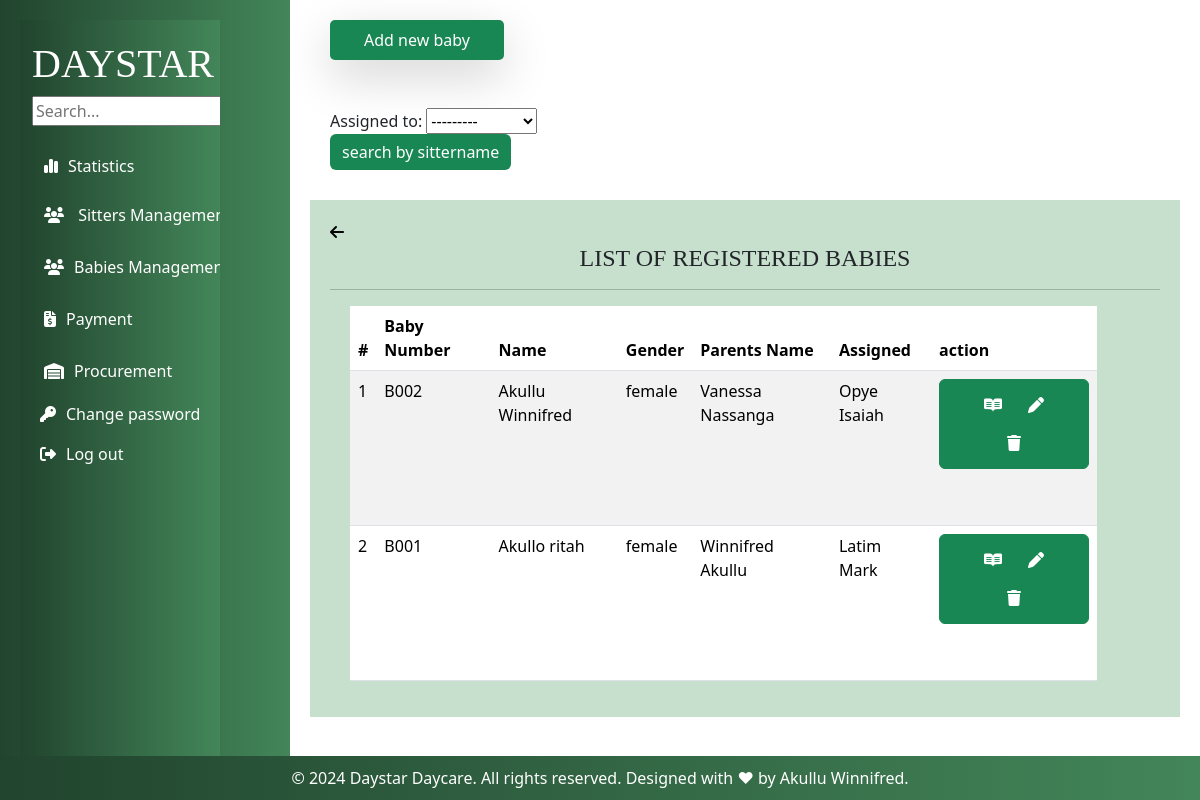
The page /all_babies/ (signed in) on the database as committed earlier.
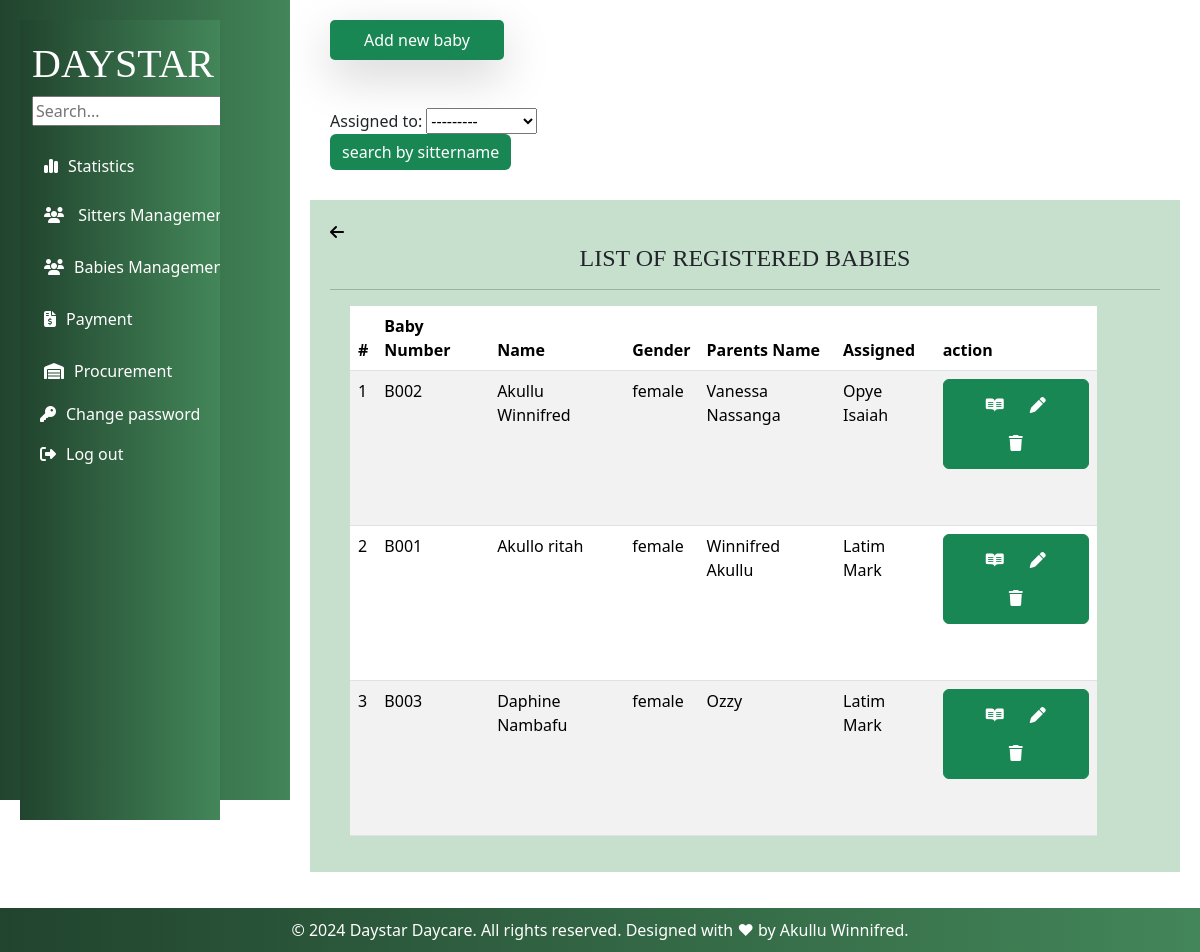
The same page on the database as committed later.
### myapp/models.py (models this page shows, shortened)
class RegisterBaby(models.Model):
    GENDER_CHOICES = (
         ('male', 'Male'),
        ('female', 'Female'),
     )
    name = models.CharField(max_length=200,validators=[validate_letters])
    Baby_Number = models.CharField(max_length=200,unique=True,blank=False, null=True)
    gender = models.CharField(max_length=10,choices=GENDER_CHOICES)
    age = models.IntegerField(default=0)
    Period_of_stay = models.ForeignKey(Categorystay, on_delete=models.CASCADE)
    location = models.CharField(max_length=100)
    Parents_Name = models.CharField(max_length=200,validators=[validate_letters])
    Period_of_stay = models.ForeignKey(Categorystay, on_delete=models.CASCADE)
    Brought_by = models.CharField(max_length=200,validators=[validate_letters])
    Fee_in_UGX = models.IntegerField()
    Assigned_to = models.ForeignKey(BabySitterattendance, on_delete=models.CASCADE)
    Time_In = models.DateTimeField()

class BabySitterattendance(models.Model):
    sitter_Number = models.CharField(max_length=200,unique=True)
    name = models.ForeignKey(BabySitter, on_delete=models.CASCADE)
    date = models.DateField(default=timezone.now)
    attendance_status = models.CharField(max_length=10,default= 'Onduty')
    def __str__(self):
        return str(self.name)

class BabySitter(models.Model):
    GENDER_CHOICES = (
         ('male', 'Male'),
        ('female', 'Female'),
     )
    name = models.CharField(max_length=200,validators=[validate_letters])
    gender = models.CharField(max_length=10,choices=GENDER_CHOICES)
    location = models.CharField(max_length=10, default='kabalagala')
    Date_Of_Birth = models.DateField(default=timezone.now)
    NIN = models.CharField(max_length=14,validators=[validate_NIN_length])
    Religion = models.CharField(max_length=30, null=True, blank=True,verbose_name="Religion(optional)")
    Level_Of_Education = models.CharField(max_length=200,choices=(
        ('Certificate', 'Certificate'),
        ('Diploma', 'Diploma'),
        ('Degree', 'Degree'),
        ('Others', 'Others'),
    ))
    Contact = models.CharField(max_length=10,validators=[validate_contact_length])
    Sitter_Number = models.CharField(max_length=200,unique=True,blank=False, null=True)
    Next_Of_Kin = models.CharField(max_length=200,validators=[validate_letters])
    Recommenders_Name = models.CharField(max_length=200,validators=[validate_letters])
    Recommenders_Contact = models.CharField(max_length=10,validators=[validate_contact_length])
    def __str__(self):
        return self.name

### myapp/views.py (the view)
# urls.py: path('all_babies/',views.all_babies,name='all_babies'),
@login_required
def all_babies(request):
   babies =RegisterBaby.objects.all().order_by('id')
   baby_filter=Baby_Filter(request.GET,queryset = babies)
   babies = baby_filter.qs
   return render(request,'babies/all_babies.html',{'babies':babies,'baby_filter':baby_filter})

### myapp/templates/babies/all_babies.html (shortened to what this page needs)
{% extends 'base.html' %}
{% block content %}
<button class="p-2 bg-teal-500 rounded-lg shadow-lg bg bg-success"
    style="margin-left: 20px; border-radius: 5px; border: #B4BDFF; width: 20%; height: 5%;"><a
        style="color: white; text-decoration: none;" href="/babyreg">Add new baby</a></button>
<br><br><br>
<form method="GET" style="margin-left: 20px;">
    {{ baby_filter.form }}
    <input type="submit" value="search by sittername" class="btn btn-primary bg bg-success" style="border: none;">
</form>
<div class="container">
    <div>
        <a href="{% url 'all_babies' %}"> <i class="fa-solid fa-arrow-left" style="color: black;"></i></a>
    </div>
    <h4 class="text-center" style="font-family: Georgia, 'Times New Roman', Times, serif;">LIST OF REGISTERED BABIES
    </h4>
    <hr>
    <table class="table table-striped" style="width: 90%; margin-left: 20px;">
        <thead>
            <tr>
                <th>#</th>
                <th>Baby Number</th>
                <th>Name</th>
                <th>Gender</th>
                <th>Parents Name</th>
                <th>Assigned</th>
                <th>action</th>
            </tr>
        </thead>
        <tbody>
            {% for each in babies %}
            <tr>
                <td> {{each.id}}</td>
                <td>B0{{each.Baby_Number}}</td>
                <td>{{each.name}}</td>
                <td>{{each.gender}}</td>
                <td>{{ each.Parents_Name}}</td>
                <td>{{ each.Assigned_to}}</td>
                <td>
                    <div>
                        <button type="button" class="btn btn-success mr-1"><a href="{% url 'read' id=each.id %}"
                                class="btn" style="color: white;"><i class="fa-brands fa-readme"></i>
                                <a href="{% url 'baby_edit' id=each.id %}" class="btn" style="color: white;"><i
                                        class="fa-solid fa-pen"></i>
                                    <a href="{% url 'delete_baby' baby_id=each.id %}" class="btn"
                                        style="color: white;"><i class="fa-solid fa-trash"></i></button>
                    </div>
                </td>
            </tr>
            {% endfor %}
        </tbody>
    </table>
</div>
</div>
{% endblock %}

Rows that differ between the two databases and show on the page:
added RegisterBaby: id "3", Baby_Number "03", name "Daphine Nambafu", gender "female", Parents_Name "Ozzy", Assigned_to "Latim Mark"
